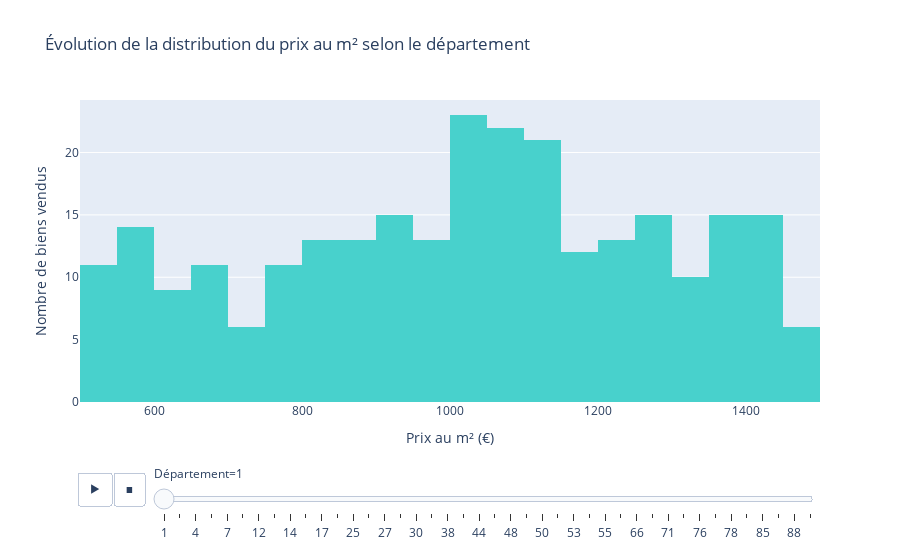

Write notebook code for a chart like this one.
### Markdown cell above
### Widget interactif – Prix moyen par département

### Code cell
fig = px.histogram(
    dvf, 
    x="prix_m2",
    nbins=40,
    animation_frame="Département",  #  crée un slider de départements
    color_discrete_sequence=["mediumturquoise"],
    title="Évolution de la distribution du prix au m² selon le département"
)

fig.update_layout(
    xaxis_title="Prix au m² (€)",
    yaxis_title="Nombre de biens vendus",
    showlegend=False
)

fig.show()

### Figure 1 — Plotly figure (JSON) as saved in the notebook; plotly's stock layout.template omitted (floating-point values rounded to 4 significant figures; data arrays with more than 128 entries replaced by an {"elided": "..."} marker saying what was removed)
{"data": [{"bingroup": "x", "hovertemplate": "Département=1<br>prix_m2=%{x}<br>count=%{y}<extra></extra>", "legendgroup": "", "marker": {"color": "mediumturquoise", "pattern": {"shape": ""}}, "name": "", "nbinsx": 40, "orientation": "v", "showlegend": false, "type": "histogram", "x": {"elided": "268 float values"}, "xaxis": "x", "yaxis": "y"}], "layout": {"barmode": "relative", "legend": {"tracegroupgap": 0}, "showlegend": false, "sliders": [{"active": 0, "currentvalue": {"prefix": "Département="}, "len": 0.9, "pad": {"b": 10, "t": 60}, "steps": [{"args": [["1"], {"frame": {"duration": 0, "redraw": true}, "fromcurrent": true, "mode": "immediate", "transition": {"duration": 0, "easing": "linear"}}], "label": "1", "method": "animate"}, {"args": [["2"], {"frame": {"duration": 0, "redraw": true}, "fromcurrent": true, "mode": "immediate", "transition": {"duration": 0, "easing": "linear"}}], "label": "2", "method": "animate"}, {"args": [["4"], {"frame": {"duration": 0, "redraw": true}, "fromcurrent": true, "mode": "immediate", "transition": {"duration": 0, "easing": "linear"}}], "label": "4", "method": "animate"}, {"args": [["6"], {"frame": {"duration": 0, "redraw": true}, "fromcurrent": true, "mode": "immediate", "transition": {"duration": 0, "easing": "linear"}}], "label": "6", "method": "animate"}, {"args": [["7"], {"frame": {"duration": 0, "redraw": true}, "fromcurrent": true, "mode": "immediate", "transition": {"duration": 0, "easing": "linear"}}], "label": "7", "method": "animate"}, {"args": [["8"], {"frame": {"duration": 0, "redraw": true}, "fromcurrent": true, "mode": "immediate", "transition": {"duration": 0, "easing": "linear"}}], "label": "8", "method": "animate"}, {"args": [["12"], {"frame": {"duration": 0, "redraw": true}, "fromcurrent": true, "mode": "immediate", "transition": {"duration": 0, "easing": "linear"}}], "label": "12", "method": "animate"}, {"args": [["13"], {"frame": {"duration": 0, "redraw": true}, "fromcurrent": true, "mode": "immediate", "transition": {"duration": 0, "easing": "linear"}}], "label": "13", "method": "animate"}, {"args": [["14"], {"frame": {"duration": 0, "redraw": true}, "fromcurrent": true, "mode": "immediate", "transition": {"duration": 0, "easing": "linear"}}], "label": "14", "method": "animate"}, {"args": [["15"], {"frame": {"duration": 0, "redraw": true}, "fromcurrent": true, "mode": "immediate", "transition": {"duration": 0, "easing": "linear"}}], "label": "15", "method": "animate"}, {"args": [["17"], {"frame": {"duration": 0, "redraw": true}, "fromcurrent": true, "mode": "immediate", "transition": {"duration": 0, "easing": "linear"}}], "label": "17", "method": "animate"}, {"args": [["24"], {"frame": {"duration": 0, "redraw": true}, "fromcurrent": true, "mode": "immediate", "transition": {"duration": 0, "easing": "linear"}}], "label": "24", "method": "animate"}, {"args": [["25"], {"frame": {"duration": 0, "redraw": true}, "fromcurrent": true, "mode": "immediate", "transition": {"duration": 0, "easing": "linear"}}], "label": "25", "method": "animate"}, {"args": [["26"], {"frame": {"duration": 0, "redraw": true}, "fromcurrent": true, "mode": "immediate", "transition": {"duration": 0, "easing": "linear"}}], "label": "26", "method": "animate"}, {"args": [["27"], {"frame": {"duration": 0, "redraw": true}, "fromcurrent": true, "mode": "immediate", "transition": {"duration": 0, "easing": "linear"}}], "label": "27", "method": "animate"}, {"args": [["28"], {"frame": {"duration": 0, "redraw": true}, "fromcurrent": true, "mode": "immediate", "transition": {"duration": 0, "easing": "linear"}}], "label": "28", "method": "animate"}, {"args": [["30"], {"frame": {"duration": 0, "redraw": true}, "fromcurrent": true, "mode": "immediate", "transition": {"duration": 0, "easing": "linear"}}], "label": "30", "method": "animate"}, {"args": [["35"], {"frame": {"duration": 0, "redraw": true}, "fromcurrent": true, "mode": "immediate", "transition": {"duration": 0, "easing": "linear"}}], "label": "35", "method": "animate"}, {"args": [["38"], {"frame": {"duration": 0, "redraw": true}, "fromcurrent": true, "mode": "immediate", "transition": {"duration": 0, "easing": "linear"}}], "label": "38", "method": "animate"}, {"args": [["39"], {"frame": {"duration": 0, "redraw": true}, "fromcurrent": true, "mode": "immediate", "transition": {"duration": 0, "easing": "linear"}}], "label": "39", "method": "animate"}, {"args": [["44"], {"frame": {"duration": 0, "redraw": true}, "fromcurrent": true, "mode": "immediate", "transition": {"duration": 0, "easing": "linear"}}], "label": "44", "method": "animate"}, {"args": [["45"], {"frame": {"duration": 0, "redraw": true}, "fromcurrent": true, "mode": "immediate", "transition": {"duration": 0, "easing": "linear"}}], "label": "45", "method": "animate"}, {"args": [["48"], {"frame": {"duration": 0, "redraw": true}, "fromcurrent": true, "mode": "immediate", "transition": {"duration": 0, "easing": "linear"}}], "label": "48", "method": "animate"}, {"args": [["49"], {"frame": {"duration": 0, "redraw": true}, "fromcurrent": true, "mode": "immediate", "transition": {"duration": 0, "easing": "linear"}}], "label": "49", "method": "animate"}, {"args": [["50"], {"frame": {"duration": 0, "redraw": true}, "fromcurrent": true, "mode": "immediate", "transition": {"duration": 0, "easing": "linear"}}], "label": "50", "method": "animate"}, {"args": [["52"], {"frame": {"duration": 0, "redraw": true}, "fromcurrent": true, "mode": "immediate", "transition": {"duration": 0, "easing": "linear"}}], "label": "52", "method": "animate"}, {"args": [["53"], {"frame": {"duration": 0, "redraw": true}, "fromcurrent": true, "mode": "immediate", "transition": {"duration": 0, "easing": "linear"}}], "label": "53", "method": "animate"}, {"args": [["54"], {"frame": {"duration": 0, "redraw": true}, "fromcurrent": true, "mode": "immediate", "transition": {"duration": 0, "easing": "linear"}}], "label": "54", "method": "animate"}, {"args": [["55"], {"frame": {"duration": 0, "redraw": true}, "fromcurrent": true, "mode": "immediate", "transition": {"duration": 0, "easing": "linear"}}], "label": "55", "method": "animate"}, {"args": [["61"], {"frame": {"duration": 0, "redraw": true}, "fromcurrent": true, "mode": "immediate", "transition": {"duration": 0, "easing": "linear"}}], "label": "61", "method": "animate"}, {"args": [["66"], {"frame": {"duration": 0, "redraw": true}, "fromcurrent": true, "mode": "immediate", "transition": {"duration": 0, "easing": "linear"}}], "label": "66", "method": "animate"}, {"args": [["70"], {"frame": {"duration": 0, "redraw": true}, "fromcurrent": true, "mode": "immediate", "transition": {"duration": 0, "easing": "linear"}}], "label": "70", "method": "animate"}, {"args": [["71"], {"frame": {"duration": 0, "redraw": true}, "fromcurrent": true, "mode": "immediate", "transition": {"duration": 0, "easing": "linear"}}], "label": "71", "method": "animate"}, {"args": [["73"], {"frame": {"duration": 0, "redraw": true}, "fromcurrent": true, "mode": "immediate", "transition": {"duration": 0, "easing": "linear"}}], "label": "73", "method": "animate"}, {"args": [["76"], {"frame": {"duration": 0, "redraw": true}, "fromcurrent": true, "mode": "immediate", "transition": {"duration": 0, "easing": "linear"}}], "label": "76", "method": "animate"}, {"args": [["77"], {"frame": {"duration": 0, "redraw": true}, "fromcurrent": true, "mode": "immediate", "transition": {"duration": 0, "easing": "linear"}}], "label": "77", "method": "animate"}, {"args": [["78"], {"frame": {"duration": 0, "redraw": true}, "fromcurrent": true, "mode": "immediate", "transition": {"duration": 0, "easing": "linear"}}], "label": "78", "method": "animate"}, {"args": [["83"], {"frame": {"duration": 0, "redraw": true}, "fromcurrent": true, "mode": "immediate", "transition": {"duration": 0, "easing": "linear"}}], "label": "83", "method": "animate"}, {"args": [["85"], {"frame": {"duration": 0, "redraw": true}, "fromcurrent": true, "mode": "immediate", "transition": {"duration": 0, "easing": "linear"}}], "label": "85", "method": "animate"}, {"args": [["86"], {"frame": {"duration": 0, "redraw": true}, "fromcurrent": true, "mode": "immediate", "transition": {"duration": 0, "easing": "linear"}}], "label": "86", "method": "animate"}, {"args": [["88"], {"frame": {"duration": 0, "redraw": true}, "fromcurrent": true, "mode": "immediate", "transition": {"duration": 0, "easing": "linear"}}], "label": "88", "method": "animate"}, {"args": [["89"], {"frame": {"duration": 0, "redraw": true}, "fromcurrent": true, "mode": "immediate", "transition": {"duration": 0, "easing": "linear"}}], "label": "89", "method": "animate"}], "x": 0.1, "xanchor": "left", "y": 0, "yanchor": "top"}], "title": {"text": "Évolution de la distribution du prix au m² selon le département"}, "updatemenus": [{"buttons": [{"args": [null, {"frame": {"duration": 500, "redraw": true}, "fromcurrent": true, "mode": "immediate", "transition": {"duration": 500, "easing": "linear"}}], "label": "&#9654;", "method": "animate"}, {"args": [[null], {"frame": {"duration": 0, "redraw": true}, "fromcurrent": true, "mode": "immediate", "transition": {"duration": 0, "easing": "linear"}}], "label": "&#9724;", "method": "animate"}], "direction": "left", "pad": {"r": 10, "t": 70}, "showactive": false, "type": "buttons", "x": 0.1, "xanchor": "right", "y": 0, "yanchor": "top"}], "xaxis": {"anchor": "y", "domain": [0, 1], "title": {"text": "Prix au m² (€)"}}, "yaxis": {"anchor": "x", "domain": [0, 1], "title": {"text": "Nombre de biens vendus"}}}}
